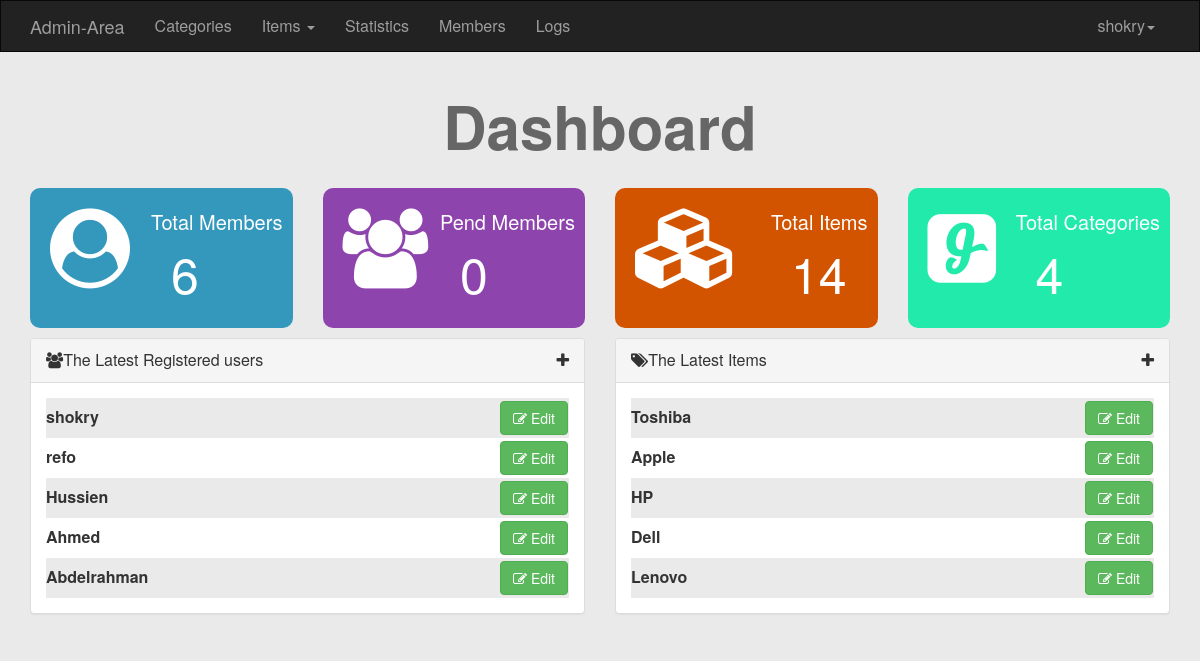
The app's page /Admin/dashboard.php (signed in) with its own data.
### tables this page shows
CREATE TABLE IF NOT EXISTS `items` (
  `ItemID` int(11) NOT NULL AUTO_INCREMENT,
  `Name` varchar(255) NOT NULL,
  `Description` text NOT NULL,
  `Price` varchar(255) NOT NULL,
  `Add_Date` date NOT NULL,
  `Country_Made` varchar(255) NOT NULL,
  `Status` varchar(255) NOT NULL,
  `Cat_ID` int(11) NOT NULL,
  `Member_ID` int(11) NOT NULL,
  PRIMARY KEY (`ItemID`),
  KEY `con3` (`Member_ID`),
  KEY `const1` (`Cat_ID`)
);

### Admin/include/Function/function.php (called while the page is built, shortened)
<?php
function CountItems($item,$table)
{
    global $con;
    $stmt = $con->prepare("Select count($item) from $table");
    $stmt->execute();
    return $stmt->fetchColumn();
}
function getLeatest ($select , $table , $order , $limit = 5)
{
    global $con;
    $stmt = $con->prepare("select $select from $table order by $order Desc limit $limit");
    $stmt->execute();
    $rows = $stmt->fetchAll();
    return $rows;
}
?>

### Admin/dashboard.php (the view, shortened to what this page needs)
<?php
    if(isset($_SESSION['username']))
    {
        include "init.php";
       ?>
        <div class="container home-stat">
            <h1>Dashboard</h1>
            <div class="row">
                <div class="col-md-3">
                    <div class="stat st-members">
                        <i class="fa fa-user-circle"></i>
                        <div class="info">
                            Total Members
                        <span><a href="members.php"><?php echo CountItems('UserID','adminusers') ?></a></span>
                        </div>
                    </div>
                </div>
                <div class="col-md-3">
                    <div class="stat st-pending">
                        <i class="fa fa-group"></i>
                        <div class="info">
                        Pend Members
                            <span>0</span>
                        </div>
                    </div>
                </div>
                <div class="col-md-3">
                    <div class="stat st-items">
                        <i class="fa fa-cubes"></i>
                        <div class="info">
                             Total Items
                        <span><a href="Items.php"><?php echo CountItems('ItemID','items') ?></a></span>
                        </div>
                    </div>
                </div>
                <div class="col-md-3">
                    <div class="stat st-comments">
                        <i class="fa fa-glide"></i>
                        <div class="info">
                             Total Categories
                        <span><a href="categories.php"><?php echo CountItems('ID','categories') ?></a></span>
                        </div>
                    </div>
                </div>
            </div>
        </div>
        <div class="container latest">
            <div class="row">
                <div class="col-sm-6">
                    <div class="panel panel-default">
                        <div class="panel-heading">
                            <i class="fa fa-users"></i>The Latest Registered users
                             <span class="latest-element pull-right"><i class="plus-info fa fa-plus"></i></span>
                        </div>
                        <div class="panel-body">
                            <?php
                            $arr = getLeatest('*','adminusers','UserID',5);
                            $counter =0 ;
                            foreach($arr as $val)
                            {
                                $counter++;
                                if($counter%2==0)
                                {
                                    echo "<div class='even'>";
                                    echo $val['Username'];
                                     echo "<a href='members.php?do=edit&userid=".$val['UserID']."'class='EditBtn btn btn-success'><i class ='fa fa-edit'></i>
                                     Edit</a>";
                                    echo "</div>";
                                }
                                else {
                                    echo "<div class='odd'>";
                                    echo $val['Username'];
                                    echo "<a href='members.php?do=edit&userid=" . $val['UserID'] . "'class='EditBtn btn btn-success'><i class ='fa fa-edit'></i>
                                    Edit</a>";
                                    echo "</div>";
                                }
                            }
                            ?>
                        </div>
                    </div>
                </div>
                 <div class="col-sm-6">
                    <div class="panel panel-default">
                        <div class="panel-heading">
                            <i class="fa fa-tags"></i>The Latest Items
                            <span class="latest-element pull-right"><i class="plus-info fa fa-plus"></i></span>
                                </div>
                                    <div class="panel-body">
                                        <?php
                            $arr = getLeatest('*','Items','ItemID',5);
                            $counter =0 ;
                            foreach($arr as $val)
                            {
                                $counter++;
                                if($counter%2==0)
                                {
                                    echo "<div class='even'>";
                                    echo $val['Name'];
                                     echo "<a href='Items.php?do=edit&Item_id=".$val['ItemID']."'class='EditBtn btn btn-success'><i class ='fa fa-edit'></i>
                                     Edit</a>";
                                    echo "</div>";
                                }
                                else {
                                    echo "<div class='odd'>";
                                    echo $val['Name'];
                                    echo "<a href='Items.php?do=edit&userid=" . $val['ItemID'] . "'class='EditBtn btn btn-success'><i class ='fa fa-edit'></i>
                                    Edit</a>";
                                    echo "</div>";
                                }
                            }
                            ?>
                                    </div>
                                </div>
                            </div>
                        </div>
                    </div>
      <?php
        include $tpl . "footer.php";
    }
    else
    {
        header('Location:index.php');
        exit();
    }
?>

### Admin/Layout/css/backend.css (style rules this page uses)
body { background-color: #EAEAEA; font-size: 16px; }
.EditBtn { margin-right: 10px; margin-top: 10px; margin-bottom: 10px; }
.home-stat .stat { background-color: #FFF; font-size: 20px; padding:20px 0px 20px 70px; border-radius: 10px; position: relative; overflow: hidden; }
.home-stat .stat i { position: absolute; font-size: 80px; margin-left: -50px; }
.home-stat .stat .info { float: right; margin-right: 10px; }
.home-stat .stat span { font-size: 50px; display: block; padding:0px 0px 0px 20px; }
.home-stat .stat a { color: #FFF; text-decoration: none; }
.home-stat h1 { text-align: center; padding-bottom: 20px; color: #666; font-size: 60px; font-weight: bold; }
.latest { margin-top: 10px; }
.home-stat .st-members { background-color: #3498bd; color: #FFF; }
.home-stat .st-pending { background-color: #8e44ad; color: #FFF; }
.home-stat .st-items { background-color: #d35400; color: #FFF; }
.home-stat .st-comments { background-color: #22eaaa; color: #FFF; }
.plus-info { cursor: pointer; }
.even { background-color: #FFF; height: 40px; position: relative; font-weight: bold; text-align:left; padding-top: 8px; }
.odd { background-color: #EAEAEA; position: relative; height: 40px; font-weight: bold; text-align:left; padding-top: 8px; }
.even .EditBtn, .odd .EditBtn { margin-top: -5px; position: absolute; right: -9px; }

### records on screen
items: Name "Toshiba"
items: Name "Apple"
items: Name "HP"
items: Name "Dell"
items: Name "Lenovo"

### other values on screen
lang("Home-Admin") "Admin-Area"
lang('Categories') "Categories"
lang('Statistics') "Statistics"
lang('Members') "Members"
lang('Logs') "Logs"
$_SESSION['username'] "shokry"
CountItems('UserID','adminusers') "6"
CountItems('ItemID','items') "14"
CountItems('ID','categories') "4"
$val['Username'] "shokry"
$val['Username'] "refo"
$val['Username'] "Hussien"
$val['Username'] "Ahmed"
$val['Username'] "Abdelrahman"
